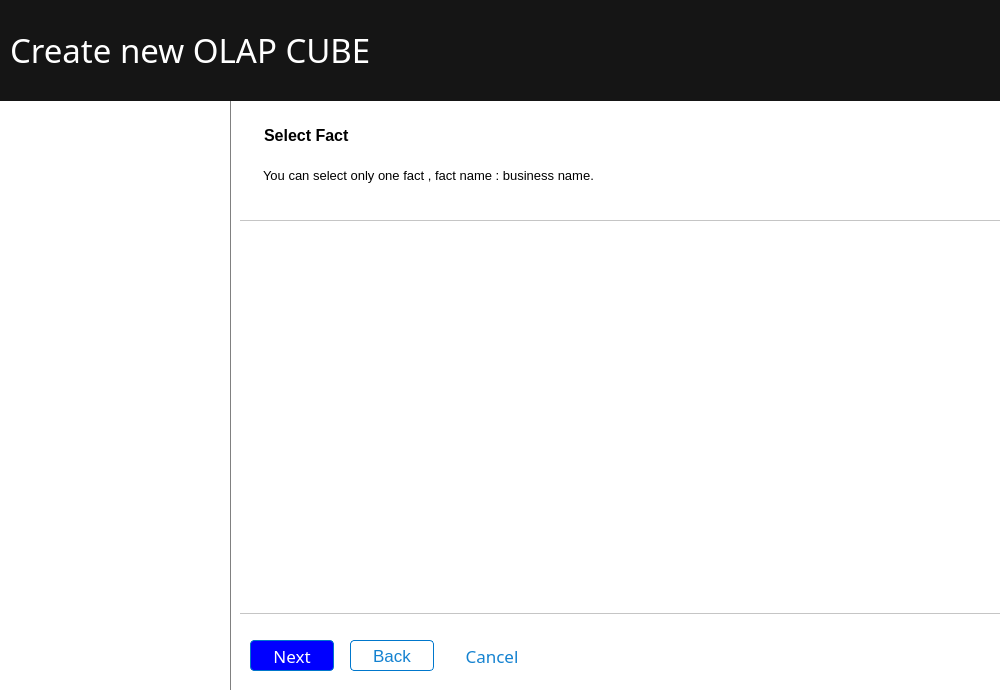
<?xml version="1.0" encoding="UTF-8"?>
<ui version="4.0">
 <class>MainWindow</class>
 <widget class="QMainWindow" name="MainWindow">
  <property name="geometry">
   <rect>
    <x>0</x>
    <y>0</y>
    <width>1000</width>
    <height>690</height>
   </rect>
  </property>
  <property name="minimumSize">
   <size>
    <width>1000</width>
    <height>690</height>
   </size>
  </property>
  <property name="maximumSize">
   <size>
    <width>1000</width>
    <height>690</height>
   </size>
  </property>
  <property name="windowTitle">
   <string>Create OLAP CUBE</string>
  </property>
  <property name="styleSheet">
   <string notr="true"> QMainWindow {
     background-color: #FFFFFF;
 }
</string>
  </property>
  <widget class="QWidget" name="centralwidget">
   <widget class="QStackedWidget" name="stackedWidget">
    <property name="geometry">
     <rect>
      <x>240</x>
      <y>100</y>
      <width>760</width>
      <height>531</height>
     </rect>
    </property>
    <property name="styleSheet">
     <string notr="true">QTreeView {
    show-decoration-selected: 1;
padding-top:20px;
padding-bottom:20px;
}

QTreeView::item:hover {
    background: qlineargradient(x1: 0, y1: 0, x2: 0, y2: 1, stop: 0 #e7effd, stop: 1 #cbdaf1);
    border: 1px solid #bfcde4;
}

QTreeView::item:selected {
    border: 1px solid #567dbc;
}

QTreeView::item:selected:active{
    background: qlineargradient(x1: 0, y1: 0, x2: 0, y2: 1, stop: 0 #6ea1f1, stop: 1 #567dbc);
}

QTreeView::item:selected:!active {
    background: qlineargradient(x1: 0, y1: 0, x2: 0, y2: 1, stop: 0 #6b9be8, stop: 1 #577fbf);
}
QScrollBar:vertical {
    border: none;
    background-color: #f8f8f8;
    width: 16px;
    margin: 16px 0 16px 0;
}

QScrollBar::handle:vertical {
    background-color: #d9d9d9;
    min-height: 20px;
}

QScrollBar::add-line:vertical, QScrollBar::sub-line:vertical {
    background-color: #f8f8f8;
    height: 16px;
}

QScrollBar::add-page:vertical, QScrollBar::sub-page:vertical {
    background-color: none;
}
</string>
    </property>
    <property name="currentIndex">
     <number>0</number>
    </property>
    <widget class="QWidget" name="Fact">
     <property name="autoFillBackground">
      <bool>false</bool>
     </property>
     <property name="styleSheet">
      <string notr="true">background-color:white</string>
     </property>
     <widget class="QLabel" name="label_2">
      <property name="geometry">
       <rect>
        <x>10</x>
        <y>20</y>
        <width>701</width>
        <height>31</height>
       </rect>
      </property>
      <property name="font">
       <font>
        <pointsize>12</pointsize>
        <weight>75</weight>
        <bold>true</bold>
       </font>
      </property>
      <property name="styleSheet">
       <string notr="true">padding-left:10px;</string>
      </property>
      <property name="text">
       <string>Select Fact</string>
      </property>
     </widget>
     <widget class="QTreeWidget" name="treeWidget_fact">
      <property name="geometry">
       <rect>
        <x>-1</x>
        <y>120</y>
        <width>771</width>
        <height>394</height>
       </rect>
      </property>
      <property name="font">
       <font>
        <pointsize>11</pointsize>
        <strikeout>false</strikeout>
       </font>
      </property>
      <property name="cursor" stdset="0">
       <cursorShape>ArrowCursor</cursorShape>
      </property>
      <property name="acceptDrops">
       <bool>false</bool>
      </property>
      <property name="layoutDirection">
       <enum>Qt::LeftToRight</enum>
      </property>
      <property name="autoFillBackground">
       <bool>false</bool>
      </property>
      <property name="styleSheet">
       <string notr="true">QTreeView::indicator:unchecked {
	 border: 1px solid ;
    background-color: white;
	    width: 8px;
    height: 8px;
    border-radius: 4px; /* half of width and height */
}

QTreeView::indicator:checked {
	border: 1px solid ;
    background-color: #000000;
	    width: 8px;
    height: 8px;
    border-radius: 4px; /* half of width and height */
}
</string>
      </property>
      <property name="editTriggers">
       <set>QAbstractItemView::DoubleClicked|QAbstractItemView::EditKeyPressed</set>
      </property>
      <property name="selectionMode">
       <enum>QAbstractItemView::SingleSelection</enum>
      </property>
      <property name="selectionBehavior">
       <enum>QAbstractItemView::SelectItems</enum>
      </property>
      <property name="iconSize">
       <size>
        <width>0</width>
        <height>0</height>
       </size>
      </property>
      <property name="indentation">
       <number>50</number>
      </property>
      <property name="uniformRowHeights">
       <bool>false</bool>
      </property>
      <property name="allColumnsShowFocus">
       <bool>false</bool>
      </property>
      <property name="headerHidden">
       <bool>true</bool>
      </property>
      <attribute name="headerCascadingSectionResizes">
       <bool>false</bool>
      </attribute>
      <attribute name="headerDefaultSectionSize">
       <number>320</number>
      </attribute>
      <attribute name="headerMinimumSectionSize">
       <number>320</number>
      </attribute>
      <column>
       <property name="text">
        <string notr="true">1</string>
       </property>
      </column>
     </widget>
     <widget class="QLabel" name="label_5">
      <property name="geometry">
       <rect>
        <x>10</x>
        <y>60</y>
        <width>701</width>
        <height>31</height>
       </rect>
      </property>
      <property name="font">
       <font>
        <family>MS Shell Dlg 2</family>
        <pointsize>10</pointsize>
        <weight>50</weight>
        <bold>false</bold>
       </font>
      </property>
      <property name="styleSheet">
       <string notr="true">padding-left:10px;</string>
      </property>
      <property name="text">
       <string>You can select only one fact , fact name : business name.</string>
      </property>
     </widget>
     <widget class="QLabel" name="factErreur_label">
      <property name="geometry">
       <rect>
        <x>10</x>
        <y>95</y>
        <width>700</width>
        <height>25</height>
       </rect>
      </property>
      <property name="styleSheet">
       <string notr="true">padding-left:10px;
color:rgb(255, 0, 0)</string>
      </property>
      <property name="text">
       <string/>
      </property>
     </widget>
    </widget>
    <widget class="QWidget" name="Measures">
     <property name="styleSheet">
      <string notr="true">background-color:white</string>
     </property>
     <widget class="QTreeWidget" name="treeWidget_measures">
      <property name="geometry">
       <rect>
        <x>-1</x>
        <y>120</y>
        <width>771</width>
        <height>394</height>
       </rect>
      </property>
      <property name="font">
       <font>
        <pointsize>11</pointsize>
        <strikeout>false</strikeout>
       </font>
      </property>
      <property name="cursor" stdset="0">
       <cursorShape>ArrowCursor</cursorShape>
      </property>
      <property name="acceptDrops">
       <bool>false</bool>
      </property>
      <property name="layoutDirection">
       <enum>Qt::LeftToRight</enum>
      </property>
      <property name="autoFillBackground">
       <bool>false</bool>
      </property>
      <property name="styleSheet">
       <string notr="true"/>
      </property>
      <property name="editTriggers">
       <set>QAbstractItemView::DoubleClicked|QAbstractItemView::EditKeyPressed</set>
      </property>
      <property name="selectionMode">
       <enum>QAbstractItemView::SingleSelection</enum>
      </property>
      <property name="selectionBehavior">
       <enum>QAbstractItemView::SelectItems</enum>
      </property>
      <property name="iconSize">
       <size>
        <width>0</width>
        <height>0</height>
       </size>
      </property>
      <property name="indentation">
       <number>50</number>
      </property>
      <property name="uniformRowHeights">
       <bool>false</bool>
      </property>
      <property name="allColumnsShowFocus">
       <bool>false</bool>
      </property>
      <property name="headerHidden">
       <bool>true</bool>
      </property>
      <attribute name="headerCascadingSectionResizes">
       <bool>false</bool>
      </attribute>
      <attribute name="headerDefaultSectionSize">
       <number>320</number>
      </attribute>
      <attribute name="headerMinimumSectionSize">
       <number>320</number>
      </attribute>
      <column>
       <property name="text">
        <string notr="true">1</string>
       </property>
      </column>
     </widget>
     <widget class="QLabel" name="label_3">
      <property name="geometry">
       <rect>
        <x>10</x>
        <y>20</y>
        <width>701</width>
        <height>31</height>
       </rect>
      </property>
      <property name="font">
       <font>
        <pointsize>12</pointsize>
        <weight>75</weight>
        <bold>true</bold>
       </font>
      </property>
      <property name="styleSheet">
       <string notr="true">padding-left:10px;</string>
      </property>
      <property name="text">
       <string>Select Measures</string>
      </property>
     </widget>
     <widget class="QLabel" name="label_6">
      <property name="geometry">
       <rect>
        <x>10</x>
        <y>60</y>
        <width>701</width>
        <height>31</height>
       </rect>
      </property>
      <property name="font">
       <font>
        <family>MS Shell Dlg 2</family>
        <pointsize>10</pointsize>
        <weight>50</weight>
        <bold>false</bold>
       </font>
      </property>
      <property name="styleSheet">
       <string notr="true">padding-left:10px;</string>
      </property>
      <property name="text">
       <string>You can select multiple measures </string>
      </property>
     </widget>
     <widget class="QLabel" name="measuresErreur_label">
      <property name="geometry">
       <rect>
        <x>10</x>
        <y>95</y>
        <width>700</width>
        <height>25</height>
       </rect>
      </property>
      <property name="styleSheet">
       <string notr="true">padding-left:10px;
color:rgb(255, 0, 0)</string>
      </property>
      <property name="text">
       <string/>
      </property>
     </widget>
    </widget>
    <widget class="QWidget" name="Dimensions">
     <property name="styleSheet">
      <string notr="true">background-color:white</string>
     </property>
     <widget class="QTreeWidget" name="treeWidget_dimensions">
      <property name="geometry">
       <rect>
        <x>-1</x>
        <y>120</y>
        <width>771</width>
        <height>394</height>
       </rect>
      </property>
      <property name="font">
       <font>
        <pointsize>11</pointsize>
        <strikeout>false</strikeout>
       </font>
      </property>
      <property name="cursor" stdset="0">
       <cursorShape>ArrowCursor</cursorShape>
      </property>
      <property name="acceptDrops">
       <bool>false</bool>
      </property>
      <property name="layoutDirection">
       <enum>Qt::LeftToRight</enum>
      </property>
      <property name="autoFillBackground">
       <bool>false</bool>
      </property>
      <property name="styleSheet">
       <string notr="true"/>
      </property>
      <property name="editTriggers">
       <set>QAbstractItemView::DoubleClicked|QAbstractItemView::EditKeyPressed</set>
      </property>
      <property name="selectionMode">
       <enum>QAbstractItemView::SingleSelection</enum>
      </property>
      <property name="selectionBehavior">
       <enum>QAbstractItemView::SelectItems</enum>
      </property>
      <property name="iconSize">
       <size>
        <width>0</width>
        <height>0</height>
       </size>
      </property>
      <property name="indentation">
       <number>50</number>
      </property>
      <property name="uniformRowHeights">
       <bool>false</bool>
      </property>
      <property name="allColumnsShowFocus">
       <bool>false</bool>
      </property>
      <property name="headerHidden">
       <bool>true</bool>
      </property>
      <attribute name="headerCascadingSectionResizes">
       <bool>false</bool>
      </attribute>
      <attribute name="headerDefaultSectionSize">
       <number>320</number>
      </attribute>
      <attribute name="headerMinimumSectionSize">
       <number>320</number>
      </attribute>
      <column>
       <property name="text">
        <string notr="true">1</string>
       </property>
      </column>
     </widget>
     <widget class="QLabel" name="label_4">
      <property name="geometry">
       <rect>
        <x>10</x>
        <y>20</y>
        <width>701</width>
        <height>31</height>
       </rect>
      </property>
      <property name="font">
       <font>
        <pointsize>12</pointsize>
        <weight>75</weight>
        <bold>true</bold>
       </font>
      </property>
      <property name="styleSheet">
       <string notr="true">padding-left:10px;</string>
      </property>
      <property name="text">
       <string>Select Dimensions</string>
      </property>
     </widget>
     <widget class="QLabel" name="label_7">
      <property name="geometry">
       <rect>
        <x>10</x>
        <y>60</y>
        <width>701</width>
        <height>31</height>
       </rect>
      </property>
      <property name="font">
       <font>
        <family>MS Shell Dlg 2</family>
        <pointsize>10</pointsize>
        <weight>50</weight>
        <bold>false</bold>
       </font>
      </property>
      <property name="styleSheet">
       <string notr="true">padding-left:10px;</string>
      </property>
      <property name="text">
       <string>Dimensions could have additional properties from other sources that share the same business name.</string>
      </property>
     </widget>
     <widget class="QLabel" name="dimensionsErreur_label">
      <property name="geometry">
       <rect>
        <x>10</x>
        <y>95</y>
        <width>700</width>
        <height>25</height>
       </rect>
      </property>
      <property name="styleSheet">
       <string notr="true">padding-left:10px;
color:rgb(255, 0, 0)</string>
      </property>
      <property name="text">
       <string/>
      </property>
     </widget>
    </widget>
    <widget class="QWidget" name="Hierarchies">
     <property name="styleSheet">
      <string notr="true">background-color:white</string>
     </property>
     <widget class="QLabel" name="label_8">
      <property name="geometry">
       <rect>
        <x>10</x>
        <y>20</y>
        <width>701</width>
        <height>31</height>
       </rect>
      </property>
      <property name="font">
       <font>
        <pointsize>12</pointsize>
        <weight>75</weight>
        <bold>true</bold>
       </font>
      </property>
      <property name="styleSheet">
       <string notr="true">padding-left:10px;</string>
      </property>
      <property name="text">
       <string>Select Hierarchies</string>
      </property>
     </widget>
     <widget class="QLabel" name="label_9">
      <property name="geometry">
       <rect>
        <x>10</x>
        <y>60</y>
        <width>701</width>
        <height>31</height>
       </rect>
      </property>
      <property name="font">
       <font>
        <family>MS Shell Dlg 2</family>
        <pointsize>10</pointsize>
        <weight>50</weight>
        <bold>false</bold>
       </font>
      </property>
      <property name="styleSheet">
       <string notr="true">padding-left:10px;</string>
      </property>
      <property name="text">
       <string>Select the hierarchical levels for the chosen dimensions</string>
      </property>
     </widget>
     <widget class="QTreeWidget" name="treeWidget_hierarchies">
      <property name="geometry">
       <rect>
        <x>-1</x>
        <y>120</y>
        <width>771</width>
        <height>394</height>
       </rect>
      </property>
      <property name="font">
       <font>
        <pointsize>11</pointsize>
        <strikeout>false</strikeout>
       </font>
      </property>
      <property name="cursor" stdset="0">
       <cursorShape>ArrowCursor</cursorShape>
      </property>
      <property name="acceptDrops">
       <bool>false</bool>
      </property>
      <property name="layoutDirection">
       <enum>Qt::LeftToRight</enum>
      </property>
      <property name="autoFillBackground">
       <bool>false</bool>
      </property>
      <property name="styleSheet">
       <string notr="true"/>
      </property>
      <property name="editTriggers">
       <set>QAbstractItemView::DoubleClicked|QAbstractItemView::EditKeyPressed</set>
      </property>
      <property name="selectionMode">
       <enum>QAbstractItemView::SingleSelection</enum>
      </property>
      <property name="selectionBehavior">
       <enum>QAbstractItemView::SelectItems</enum>
      </property>
      <property name="iconSize">
       <size>
        <width>0</width>
        <height>0</height>
       </size>
      </property>
      <property name="indentation">
       <number>50</number>
      </property>
      <property name="uniformRowHeights">
       <bool>false</bool>
      </property>
      <property name="allColumnsShowFocus">
       <bool>false</bool>
      </property>
      <property name="headerHidden">
       <bool>true</bool>
      </property>
      <attribute name="headerCascadingSectionResizes">
       <bool>false</bool>
      </attribute>
      <attribute name="headerDefaultSectionSize">
       <number>320</number>
      </attribute>
      <attribute name="headerMinimumSectionSize">
       <number>320</number>
      </attribute>
      <column>
       <property name="text">
        <string notr="true">1</string>
       </property>
      </column>
     </widget>
    </widget>
    <widget class="QWidget" name="Final">
     <widget class="QLabel" name="label_10">
      <property name="geometry">
       <rect>
        <x>10</x>
        <y>30</y>
        <width>701</width>
        <height>31</height>
       </rect>
      </property>
      <property name="font">
       <font>
        <pointsize>12</pointsize>
        <weight>75</weight>
        <bold>true</bold>
       </font>
      </property>
      <property name="styleSheet">
       <string notr="true">padding-left:10px;</string>
      </property>
      <property name="text">
       <string>Generate graph and Olap cube</string>
      </property>
     </widget>
     <widget class="QLabel" name="label_11">
      <property name="geometry">
       <rect>
        <x>10</x>
        <y>70</y>
        <width>701</width>
        <height>31</height>
       </rect>
      </property>
      <property name="font">
       <font>
        <family>MS Shell Dlg 2</family>
        <pointsize>10</pointsize>
        <weight>50</weight>
        <bold>false</bold>
       </font>
      </property>
      <property name="styleSheet">
       <string notr="true">padding-left:10px;</string>
      </property>
      <property name="text">
       <string>********************</string>
      </property>
     </widget>
     <widget class="QGroupBox" name="groupBox">
      <property name="geometry">
       <rect>
        <x>20</x>
        <y>120</y>
        <width>720</width>
        <height>191</height>
       </rect>
      </property>
      <property name="styleSheet">
       <string notr="true">QGroupBox {
    font-size: 14px;
    font-weight: bold;
    border: 1px solid #ccc;
 	border-radius: 5px;
    margin-top: 1ex;
}

QGroupBox::title {
    subcontrol-origin: margin;
    subcontrol-position: top left;
    padding: 0 16px;
 
    border-radius: 2px;
}
</string>
      </property>
      <property name="title">
       <string>Graph</string>
      </property>
      <widget class="QPushButton" name="graphButton">
       <property name="geometry">
        <rect>
         <x>250</x>
         <y>40</y>
         <width>151</width>
         <height>51</height>
        </rect>
       </property>
       <property name="styleSheet">
        <string notr="true">QPushButton {
    background-color: #14d094;
    color: white;
    font-size: 12px;
    font-weight: bold;
    border-radius: 12px;
    border: none;
    padding: 5px 10px;
}

QPushButton:hover {
    background-color: #17bf98;
    cursor: pointer;
}

QPushButton:pressed {
    background-color: #0b7d59;
}

</string>
       </property>
       <property name="text">
        <string>Generate Graph</string>
       </property>
      </widget>
      <widget class="QLabel" name="graphUriLabel">
       <property name="geometry">
        <rect>
         <x>100</x>
         <y>110</y>
         <width>461</width>
         <height>51</height>
        </rect>
       </property>
       <property name="cursor">
        <cursorShape>PointingHandCursor</cursorShape>
       </property>
       <property name="styleSheet">
        <string notr="true">QLabel {
    color: #333333;
    font-size: 14px;
    font-weight: bold;
    border: 1px solid #555555;
border-left:none;
border-right:none;
    /*border-radius: 8px;*/
    padding: 10px;

}


QLabel:focus {
    border-color: #0077ff;
}

QLabel:disabled {
    color: #999999;
    border-color: #cccccc;
}
</string>
       </property>
       <property name="text">
        <string>&lt;html&gt;&lt;head/&gt;&lt;body&gt;&lt;p align=&quot;center&quot;&gt;&lt;a href=&quot;http://localhost:7474/browser/&quot;&gt;&lt;span style=&quot; font-size:10pt; font-weight:600; text-decoration: underline; color:#0000ff;&quot;&gt;http://localhost:7474/browser &lt;/span&gt;&lt;/a&gt;&lt;/p&gt;&lt;/body&gt;&lt;/html&gt;</string>
       </property>
       <property name="wordWrap">
        <bool>true</bool>
       </property>
       <property name="openExternalLinks">
        <bool>true</bool>
       </property>
      </widget>
     </widget>
     <widget class="QGroupBox" name="groupBox_2">
      <property name="geometry">
       <rect>
        <x>20</x>
        <y>340</y>
        <width>720</width>
        <height>150</height>
       </rect>
      </property>
      <property name="styleSheet">
       <string notr="true">QGroupBox {
    font-size: 14px;
    font-weight: bold;
    border: 1px solid #ccc;
 	border-radius: 5px;
    margin-top: 1ex;
}

QGroupBox::title {
    subcontrol-origin: margin;
    subcontrol-position: top left;
    padding: 0 16px;
 
    border-radius: 2px;
}
</string>
      </property>
      <property name="title">
       <string>Olap Cube</string>
      </property>
      <property name="alignment">
       <set>Qt::AlignCenter</set>
      </property>
      <widget class="QPushButton" name="olapCubeButton">
       <property name="geometry">
        <rect>
         <x>250</x>
         <y>50</y>
         <width>150</width>
         <height>50</height>
        </rect>
       </property>
       <property name="styleSheet">
        <string notr="true">QPushButton {
    background-color:#d61c44;
    color: white;
    font-size: 12px;
    font-weight: bold;
    border-radius: 12px;
    border: none;
    padding: 5px 10px;
}

QPushButton:hover {
    background-color: #a31534;
    cursor: pointer;
}


QPushButton:pressed {
    background-color: #750505;
    color: #fff;
}
</string>
       </property>
       <property name="text">
        <string>Generate Olap Cube</string>
       </property>
      </widget>
     </widget>
    </widget>
   </widget>
   <widget class="QPushButton" name="backButton">
    <property name="enabled">
     <bool>false</bool>
    </property>
    <property name="geometry">
     <rect>
      <x>350</x>
      <y>640</y>
      <width>84</width>
      <height>31</height>
     </rect>
    </property>
    <property name="styleSheet">
     <string notr="true">QPushButton {
  background-color:white;
  border: 1px solid #0077CC;
  border-radius: 4px;
  box-sizing: border-box;
  color: #1482D0;
  cursor: pointer;
  direction: ltr;
  display: block;
  font-family: &quot;SF Pro Text&quot;,&quot;SF Pro Icons&quot;,&quot;AOS Icons&quot;,&quot;Helvetica Neue&quot;,Helvetica,Arial,sans-serif;
  font-size: 17px;
  font-weight: 400;
  letter-spacing: -.022em;
  line-height: 1.47059;
  min-width: 30px;
  overflow: visible;
  padding: 4px 15px;
  text-align: center;
  vertical-align: baseline;
  user-select: none;
  -webkit-user-select: none;
  touch-action: manipulation;
  white-space: nowrap;
}

QPushButton:disabled {
  cursor: default;
  opacity: .3;
}

.button-15:hover {
  background-image: linear-gradient(#51A9EE, #147BCD);
  border-color: #1482D0;
  text-decoration: none;
}

QPushButton:active {
  background-image: linear-gradient(#3D94D9, #0067B9);
  border-color: #006DBC;
  outline: none;
}

QPushButton:focus {
  box-shadow: rgba(131, 192, 253, 0.5) 0 0 0 3px;
  outline: none;
}

QPushButton:pressed {
    background-color: qlineargradient(x1: 0, y1: 0, x2: 0, y2: 1,
                                      stop: 0 #dadbde, stop: 1 #f6f7fa);
}</string>
    </property>
    <property name="text">
     <string>Back</string>
    </property>
   </widget>
   <widget class="QPushButton" name="nextButton">
    <property name="geometry">
     <rect>
      <x>250</x>
      <y>640</y>
      <width>84</width>
      <height>31</height>
     </rect>
    </property>
    <property name="font">
     <font>
      <family>SF Pro Text,SF Pro Icons,AOS Icons,Helvetica Neue,Helvetica,Arial,sans-serif</family>
      <pointsize>-1</pointsize>
      <weight>50</weight>
      <bold>false</bold>
     </font>
    </property>
    <property name="styleSheet">
     <string notr="true">/* CSS */
QPushButton {
  background-color: blue;
  border: 1px solid #0077CC;
  border-radius: 4px;
  box-sizing: border-box;
  color: #FFFFFF;
  cursor: pointer;
  direction: ltr;
  display: block;
  font-family: &quot;SF Pro Text&quot;,&quot;SF Pro Icons&quot;,&quot;AOS Icons&quot;,&quot;Helvetica Neue&quot;,Helvetica,Arial,sans-serif;
  font-size: 17px;
  font-weight: 400;
  letter-spacing: -.022em;
  line-height: 1.47059;
  min-width: 30px;
  overflow: visible;
  padding: 4px 15px;
  text-align: center;
  vertical-align: baseline;
  user-select: none;
  -webkit-user-select: none;
  touch-action: manipulation;
  white-space: nowrap;
}

QPushButton:disabled {
  cursor: default;
  opacity: .3;
}

QPushButton:hover {
  background-color: #1482D0;
  border-color: #1482D0;
  text-decoration: none;
}

QPushButton:active {
  background-color: #0067B9;
  border-color: #006DBC;
  outline: none;
}

QPushButton:focus {
  box-shadow: rgba(131, 192, 253, 0.5) 0 0 0 3px;
  outline: none;
}

QPushButton:pressed {
  background-color: #0077CC;
  border-color: #0077CC;
}

</string>
    </property>
    <property name="text">
     <string>Next</string>
    </property>
   </widget>
   <widget class="QPushButton" name="cancelButton">
    <property name="geometry">
     <rect>
      <x>450</x>
      <y>640</y>
      <width>84</width>
      <height>31</height>
     </rect>
    </property>
    <property name="font">
     <font>
      <family>SF Pro Text,SF Pro Icons,AOS Icons,Helvetica Neue,Helvetica,Arial,sans-serif</family>
      <pointsize>-1</pointsize>
      <weight>50</weight>
      <bold>false</bold>
     </font>
    </property>
    <property name="styleSheet">
     <string notr="true">QPushButton {
  background-color:white;
  border: none;
    border-radius: 4px;
  box-sizing: border-box;
  color: #1482D0;
  cursor: pointer;
  direction: ltr;
  display: block;
  font-family: &quot;SF Pro Text&quot;,&quot;SF Pro Icons&quot;,&quot;AOS Icons&quot;,&quot;Helvetica Neue&quot;,Helvetica,Arial,sans-serif;
  font-size: 17px;
  font-weight: 400;
  letter-spacing: -.022em;
  line-height: 1.47059;
  min-width: 30px;
  overflow: visible;
  padding: 4px 15px;
  text-align: center;
  vertical-align: baseline;
  user-select: none;
  -webkit-user-select: none;
  touch-action: manipulation;
  white-space: nowrap;
}

QPushButton:disabled {
  cursor: default;
  opacity: .3;
}

.button-15:hover {
  background-image: linear-gradient(#51A9EE, #147BCD);
  border-color: #1482D0;
  text-decoration: none;
}

QPushButton:active {
  background-image: linear-gradient(#3D94D9, #0067B9);
  border-color: #006DBC;
  outline: none;
}

QPushButton:focus {
  box-shadow: rgba(131, 192, 253, 0.5) 0 0 0 3px;
  outline: none;
}

QPushButton:pressed {
    background-color: qlineargradient(x1: 0, y1: 0, x2: 0, y2: 1,
                                      stop: 0 #dadbde, stop: 1 #f6f7fa);
}</string>
    </property>
    <property name="text">
     <string>Cancel</string>
    </property>
   </widget>
   <widget class="QTreeWidget" name="treeWidget">
    <property name="enabled">
     <bool>false</bool>
    </property>
    <property name="geometry">
     <rect>
      <x>0</x>
      <y>99</y>
      <width>231</width>
      <height>600</height>
     </rect>
    </property>
    <property name="sizePolicy">
     <sizepolicy hsizetype="Expanding" vsizetype="Expanding">
      <horstretch>0</horstretch>
      <verstretch>0</verstretch>
     </sizepolicy>
    </property>
    <property name="font">
     <font>
      <family>MS Shell Dlg 2</family>
      <pointsize>13</pointsize>
      <weight>75</weight>
      <italic>false</italic>
      <bold>true</bold>
     </font>
    </property>
    <property name="styleSheet">
     <string notr="true">QTreeView {
    border-style: none;
    border-right: 1px solid gray;
padding-top:15px;
background-color:white;

}

QTreeView {
    show-decoration-selected: 1;
}

QTreeView::item {
    margin-top: 10px;
    margin-bottom: 10px;

}</string>
    </property>
    <property name="selectionMode">
     <enum>QAbstractItemView::NoSelection</enum>
    </property>
    <property name="iconSize">
     <size>
      <width>0</width>
      <height>0</height>
     </size>
    </property>
    <property name="rootIsDecorated">
     <bool>true</bool>
    </property>
    <property name="headerHidden">
     <bool>true</bool>
    </property>
    <column>
     <property name="text">
      <string notr="true">1</string>
     </property>
    </column>
   </widget>
   <widget class="QLabel" name="label">
    <property name="geometry">
     <rect>
      <x>-10</x>
      <y>0</y>
      <width>1010</width>
      <height>101</height>
     </rect>
    </property>
    <property name="font">
     <font>
      <family>Segoe MDL2 Assets</family>
      <pointsize>25</pointsize>
      <weight>50</weight>
      <italic>false</italic>
      <bold>false</bold>
     </font>
    </property>
    <property name="styleSheet">
     <string notr="true">background-color:Black;

background-color: rgb(21, 21, 21);
color:white;
padding:12px;</string>
    </property>
    <property name="text">
     <string>&lt;html&gt;&lt;head/&gt;&lt;body&gt;&lt;p&gt;Create new OLAP CUBE&lt;/p&gt;&lt;/body&gt;&lt;/html&gt;</string>
    </property>
    <property name="scaledContents">
     <bool>false</bool>
    </property>
    <property name="alignment">
     <set>Qt::AlignLeading|Qt::AlignLeft|Qt::AlignVCenter</set>
    </property>
    <property name="margin">
     <number>20</number>
    </property>
   </widget>
   <zorder>backButton</zorder>
   <zorder>nextButton</zorder>
   <zorder>cancelButton</zorder>
   <zorder>treeWidget</zorder>
   <zorder>stackedWidget</zorder>
   <zorder>label</zorder>
  </widget>
  <widget class="QMenuBar" name="menubar">
   <property name="geometry">
    <rect>
     <x>0</x>
     <y>0</y>
     <width>1000</width>
     <height>21</height>
    </rect>
   </property>
  </widget>
 </widget>
 <resources/>
 <connections/>
</ui>
